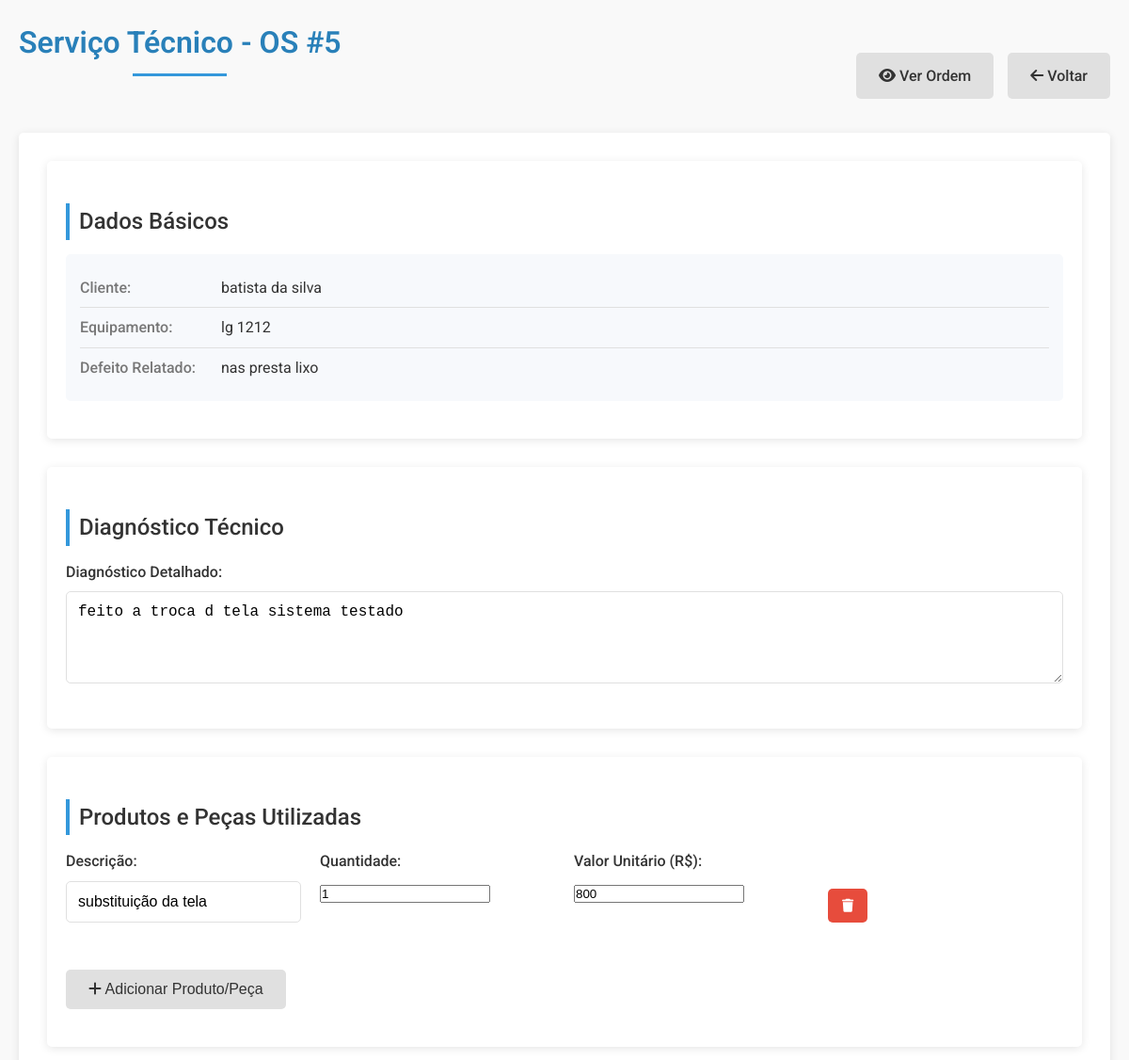
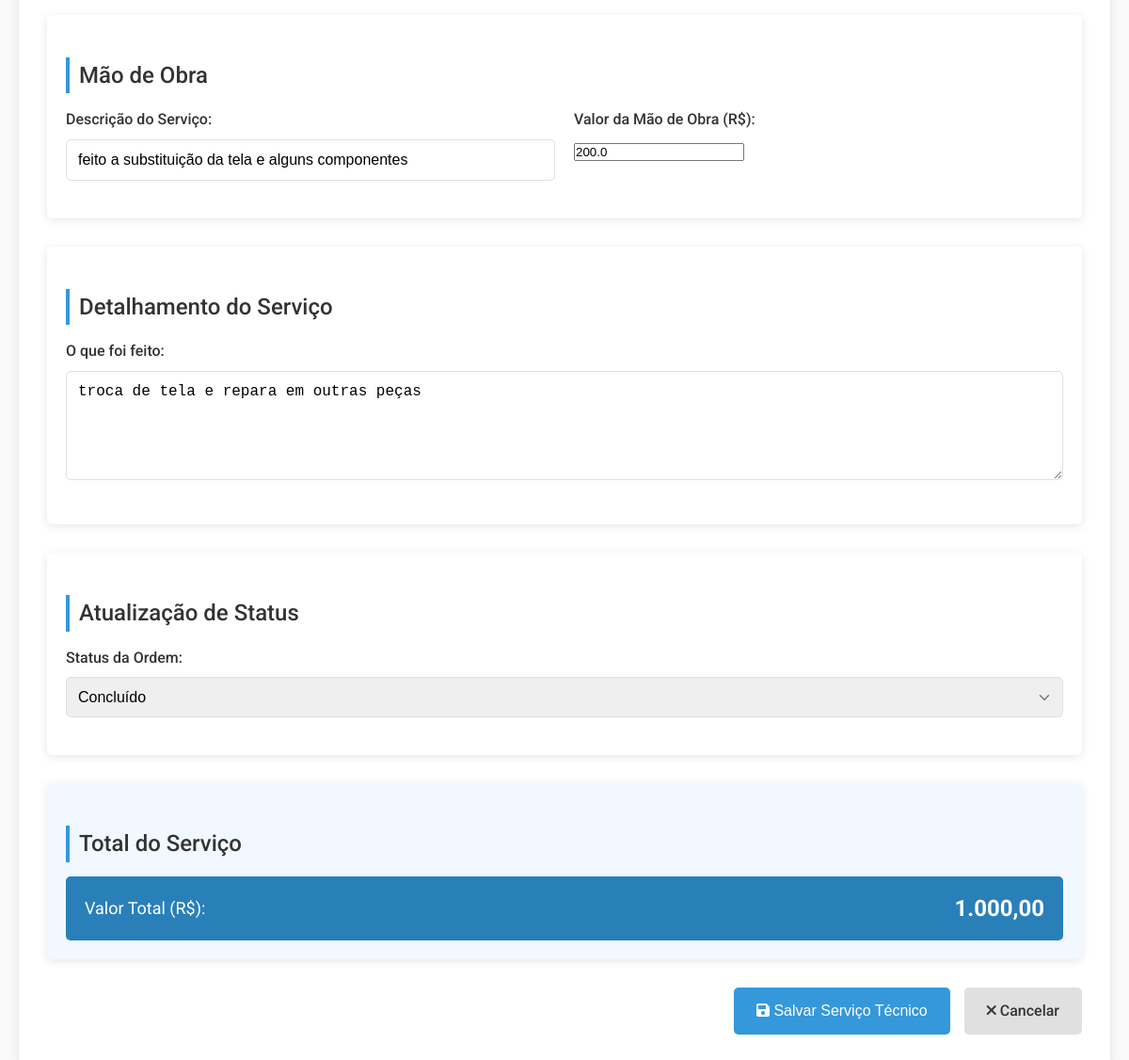
Screenshot of /servico-tecnico/5 (signed in) with the database file from the repository (2 pictures, top to bottom).
### tables this page shows
CREATE TABLE ordens (
    id INTEGER PRIMARY KEY AUTOINCREMENT,
    equipamento_id INTEGER NOT NULL,
    usuario_id INTEGER NOT NULL,
    status TEXT NOT NULL,
    declaracao TEXT,
    relatorio_pecas TEXT,
    data_criacao TIMESTAMP DEFAULT CURRENT_TIMESTAMP, visivel INTEGER DEFAULT 1,
    FOREIGN KEY (equipamento_id) REFERENCES equipamentos (id),
    FOREIGN KEY (usuario_id) REFERENCES usuarios (id)
);

CREATE TABLE clientes (
    id INTEGER PRIMARY KEY AUTOINCREMENT,
    nome TEXT NOT NULL,
    email TEXT NOT NULL,
    telefone TEXT NOT NULL,
    endereco TEXT NOT NULL,
    data_cadastro TIMESTAMP DEFAULT CURRENT_TIMESTAMP
);

CREATE TABLE equipamentos (
    id INTEGER PRIMARY KEY AUTOINCREMENT,
    cliente_id INTEGER NOT NULL,
    marca TEXT NOT NULL,
    modelo TEXT NOT NULL,
    serie TEXT,
    estado_equipamento TEXT NOT NULL,
    defeito_relatado TEXT NOT NULL,
    codigo_barras TEXT,
    foto1 TEXT,
    foto2 TEXT,
    data_cadastro TIMESTAMP DEFAULT CURRENT_TIMESTAMP,
    FOREIGN KEY (cliente_id) REFERENCES clientes (id)
);

CREATE TABLE servicos_tecnicos (
                    id INTEGER PRIMARY KEY AUTOINCREMENT,
                    ordem_id INTEGER NOT NULL,
                    diagnostico TEXT NOT NULL,
                    descricao_servico TEXT NOT NULL,
                    valor_mao_obra REAL NOT NULL,
                    servico_realizado TEXT NOT NULL,
                    produtos TEXT,
                    data_criacao TIMESTAMP DEFAULT CURRENT_TIMESTAMP,
                    data_atualizacao TIMESTAMP DEFAULT CURRENT_TIMESTAMP,
                    FOREIGN KEY (ordem_id) REFERENCES ordens (id)
                );

### app.py (the view, shortened to what this page needs)
@app.route('/servico-tecnico/<int:ordem_id>', methods=['GET', 'POST'])
@login_required
def servico_tecnico(ordem_id):
    with sqlite3.connect('database.db') as conn:
        cursor = conn.cursor()
        cursor.execute('''
            SELECT o.id, c.nome, e.marca, e.modelo, e.serie, e.estado_equipamento, e.defeito_relatado,
                   o.status, o.declaracao, o.relatorio_pecas, o.data_criacao, u.nome
            FROM ordens o
            JOIN equipamentos e ON o.equipamento_id = e.id
            JOIN clientes c ON e.cliente_id = c.id
            JOIN usuarios u ON o.usuario_id = u.id
            WHERE o.id = ?
        ''', (ordem_id,))
        ordem = cursor.fetchone()
        if not ordem:
            flash('Ordem de serviço não encontrada.')
            return redirect(url_for('index'))
        cursor.execute('''
            SELECT diagnostico, descricao_servico, valor_mao_obra, servico_realizado, produtos
            FROM servicos_tecnicos
            WHERE ordem_id = ?
        ''', (ordem_id,))
        servico = cursor.fetchone()
        if servico:
            produtos = json.loads(servico[4]) if servico[4] else []
            servico = {
                'diagnostico': servico[0],
                'descricao_servico': servico[1],
                'valor_mao_obra': servico[2],
                'servico_realizado': servico[3],
                'produtos': produtos
            }
    return render_template('servico_tecnico.html',
                           ordem=ordem,
                           servico=servico,
                           usuario=session.get('usuario_nome'))

### app.py (called while the page is built)
def login_required(view):
    @functools.wraps(view)
    def wrapped_view(**kwargs):
        if 'usuario_id' not in session:
            return redirect(url_for('login'))
        return view(**kwargs)
    return wrapped_view

### templates/servico_tecnico.html (shortened to what this page needs)
<!DOCTYPE html>
<html lang="pt-br">
<head>
    <link rel="stylesheet" href="https://cdnjs.cloudflare.com/ajax/libs/font-awesome/6.0.0/css/all.min.css">
    <link rel="stylesheet" href="{{ url_for('static', filename='css/style.css') }}">
</head>
<body>
    <div class="container">
        <div class="ordem-header">
            <h1 class="title">Serviço Técnico - OS #{{ ordem[0] }}</h1>
            <div class="buttons no-print">
                <a href="{{ url_for('visualizar_ordem', ordem_id=ordem[0]) }}" class="btn-secondary">
                    <i class="fas fa-eye"></i> Ver Ordem
                </a>
                <a href="{{ url_for('index') }}" class="btn-secondary">
                    <i class="fas fa-arrow-left"></i> Voltar
                </a>
            </div>
        </div>
        <form method="POST" class="form-servico" id="form-servico">
            <div class="form-section">
                <h2 class="subtitle">Dados Básicos</h2>
                <div class="form-info-readonly">
                    <div class="info-row">
                        <div class="info-label">Cliente:</div>
                        <div class="info-value">{{ ordem[1] }}</div>
                    </div>
                    <div class="info-row">
                        <div class="info-label">Equipamento:</div>
                        <div class="info-value">{{ ordem[2] }} {{ ordem[3] }}</div>
                    </div>
                    <div class="info-row">
                        <div class="info-label">Defeito Relatado:</div>
                        <div class="info-value">{{ ordem[6] }}</div>
                    </div>
                </div>
            </div>
            <div class="form-section">
                <h2 class="subtitle">Diagnóstico Técnico</h2>
                <div class="form-group">
                    <label for="diagnostico">Diagnóstico Detalhado:</label>
                    <textarea id="diagnostico" name="diagnostico" rows="4"
                        required>{{ servico.diagnostico if servico else '' }}</textarea>
                </div>
            </div>
            <div class="form-section">
                <h2 class="subtitle">Produtos e Peças Utilizadas</h2>
                <div id="produtos-container">
                    {% if servico and servico.produtos %}
                    {% for produto in servico.produtos %}
                    <div class="produto-item">
                        <div class="form-row">
                            <div class="form-group">
                                <label>Descrição:</label>
                                <input type="text" name="produto_descricao[]" value="{{ produto.descricao }}" required>
                            </div>
                            <div class="form-group">
                                <label>Quantidade:</label>
                                <input type="number" name="produto_quantidade[]" value="{{ produto.quantidade }}"
                                    min="1" required>
                            </div>
                            <div class="form-group">
                                <label>Valor Unitário (R$):</label>
                                <input type="number" name="produto_valor[]" value="{{ produto.valor }}" step="0.01"
                                    min="0" required>
                            </div>
                            <div class="form-group action-group">
                                <button type="button" class="btn-warning remove-produto">
                                    <i class="fas fa-trash"></i>
                                </button>
                            </div>
                        </div>
                    </div>
                    {% endfor %}
                    {% endif %}
                </div>
                <button type="button" id="add-produto" class="btn-secondary">
                    <i class="fas fa-plus"></i> Adicionar Produto/Peça
                </button>
            </div>
            <div class="form-section">
                <h2 class="subtitle">Mão de Obra</h2>
                <div class="form-row">
                    <div class="form-group">
                        <label for="descricao_servico">Descrição do Serviço:</label>
                        <input type="text" id="descricao_servico" name="descricao_servico"
                            value="{{ servico.descricao_servico if servico else '' }}" required>
                    </div>
                    <div class="form-group">
                        <label for="valor_mao_obra">Valor da Mão de Obra (R$):</label>
                        <input type="number" id="valor_mao_obra" name="valor_mao_obra" step="0.01" min="0"
                            value="{{ servico.valor_mao_obra if servico else '' }}" required>
                    </div>
                </div>
            </div>
            <div class="form-section">
                <h2 class="subtitle">Detalhamento do Serviço</h2>
                <div class="form-group">
                    <label for="servico_realizado">O que foi feito:</label>
                    <textarea id="servico_realizado" name="servico_realizado" rows="5"
                        required>{{ servico.servico_realizado if servico else '' }}</textarea>
                </div>
            </div>
            <div class="form-section">
                <h2 class="subtitle">Atualização de Status</h2>
                <div class="form-group">
                    <label for="status">Status da Ordem:</label>
                    <select id="status" name="status" required>
                        <option value="Concluído" {% if ordem[7]=='Concluído' %}selected{% endif %}>Concluído</option>
                    </select>
                </div>
            </div>
            <div class="form-section total-section">
                <h2 class="subtitle">Total do Serviço</h2>
                <div class="total-box">
                    <div class="total-label">Valor Total (R$):</div>
                    <div class="total-value" id="valor-total">0,00</div>
                </div>
            </div>
            <div class="buttons">
                <button type="submit" class="btn-primary">
                    <i class="fas fa-save"></i> Salvar Serviço Técnico
                </button>
                <a href="{{ url_for('visualizar_ordem', ordem_id=ordem[0]) }}" class="btn-secondary">
                    <i class="fas fa-times"></i> Cancelar
                </a>
            </div>
        </form>
    </div>
</body>
</html>

### static/css/style.css (style rules this page uses)
* { box-sizing: border-box; margin: 0; padding: 0; }
:root { --primary-color: #3498db; --primary-dark: #2980b9; --secondary-color: #2ecc71; --secondary-dark: #27ae60; --warning-color: #e74c3c; --text-color: #333; --light-gray: #f5f5f5; --medium-gray: #e0e0e0; --dark-gray: #777; --white: #fff; --shadow: 0 2px 10px rgba(0, 0, 0, 0.1); --border-radius: 5px; }
body { font-family: 'Roboto', -apple-system, BlinkMacSystemFont, 'Segoe UI', Arial, sans-serif; line-height: 1.6; color: var(--text-color); background-color: #f9f9f9; }
.container { max-width: 1200px; margin: 0 auto; padding: 20px; }
.title { color: var(--primary-dark); margin-bottom: 30px; text-align: center; position: relative; padding-bottom: 10px; font-weight: 600; }
.title::after { content: ''; position: absolute; bottom: 0; left: 50%; transform: translateX(-50%); width: 100px; height: 3px; background-color: var(--primary-color); }
.subtitle { color: var(--text-color); margin: 25px 0 15px; font-weight: 500; border-left: 4px solid var(--primary-color); padding-left: 10px; }
form { background-color: var(--white); padding: 30px; border-radius: var(--border-radius); box-shadow: var(--shadow); margin-bottom: 30px; }
.form-group { margin-bottom: 20px; }
.form-row { display: flex; flex-wrap: wrap; margin: 0 -10px; }
.form-row .form-group { flex: 1; min-width: 200px; padding: 0 10px; }
label { display: block; margin-bottom: 8px; font-weight: 500; color: var(--text-color); }
input[type="text"], input[type="email"], input[type="tel"], input[type="password"], select, textarea { width: 100%; padding: 12px; border: 1px solid var(--medium-gray); border-radius: var(--border-radius); font-size: 16px; transition: border-color 0.3s, box-shadow 0.3s; }
select { appearance: none; background-repeat: no-repeat; background-position: right 10px center; background-size: 18px; padding-right: 40px; }
.buttons { display: flex; gap: 15px; justify-content: flex-end; margin-top: 30px; }
.btn-primary, .btn-secondary, .btn-success, .btn-warning, .btn-view { display: inline-block; padding: 12px 24px; border: none; border-radius: var(--border-radius); font-size: 16px; font-weight: 500; cursor: pointer; text-decoration: none; transition: all 0.3s; text-align: center; }
.btn-primary { background-color: var(--primary-color); color: var(--white); }
.btn-secondary { background-color: var(--medium-gray); color: var(--text-color); }
.btn-warning { background-color: var(--warning-color); color: var(--white); }
.ordem-header { display: flex; justify-content: space-between; align-items: center; margin-bottom: 30px; }
.form-section { margin-bottom: 30px; background-color: var(--white); border-radius: var(--border-radius); padding: 20px; box-shadow: var(--shadow); }
.form-info-readonly { background-color: #f7f9fc; border-radius: var(--border-radius); padding: 15px; margin-bottom: 20px; }
.info-row { display: flex; padding: 8px 0; border-bottom: 1px solid var(--medium-gray); }
.info-row:last-child { border-bottom: none; }
.info-label { font-weight: 500; width: 150px; color: var(--dark-gray); }
.info-value { flex: 1; }
.produto-item { margin-bottom: 15px; padding-bottom: 15px; border-bottom: 1px dashed var(--medium-gray); }
.produto-item:last-child { border-bottom: none; }
.action-group { display: flex; align-items: flex-end; padding-bottom: 10px; }
.remove-produto { padding: 10px 15px; font-size: 14px; }
#add-produto { margin-bottom: 20px; }
.total-section { background-color: #f1f8ff; }
.total-box { display: flex; justify-content: space-between; align-items: center; background-color: var(--primary-dark); color: var(--white); padding: 15px 20px; border-radius: var(--border-radius); margin-top: 10px; font-size: 18px; }
.total-value { font-weight: 700; font-size: 24px; }

### rows the page displays
ordens: id "5", status "Concluído"
clientes: nome "batista da silva"
equipamentos: marca "lg", modelo "1212", defeito_relatado "nas presta lixo"
servicos_tecnicos: diagnostico "feito a troca d tela sistema testado", descricao_servico "feito a substituição da tela e alguns componentes", valor_mao_obra "200.0", servico_realizado "troca de tela e repara em outras peças"
